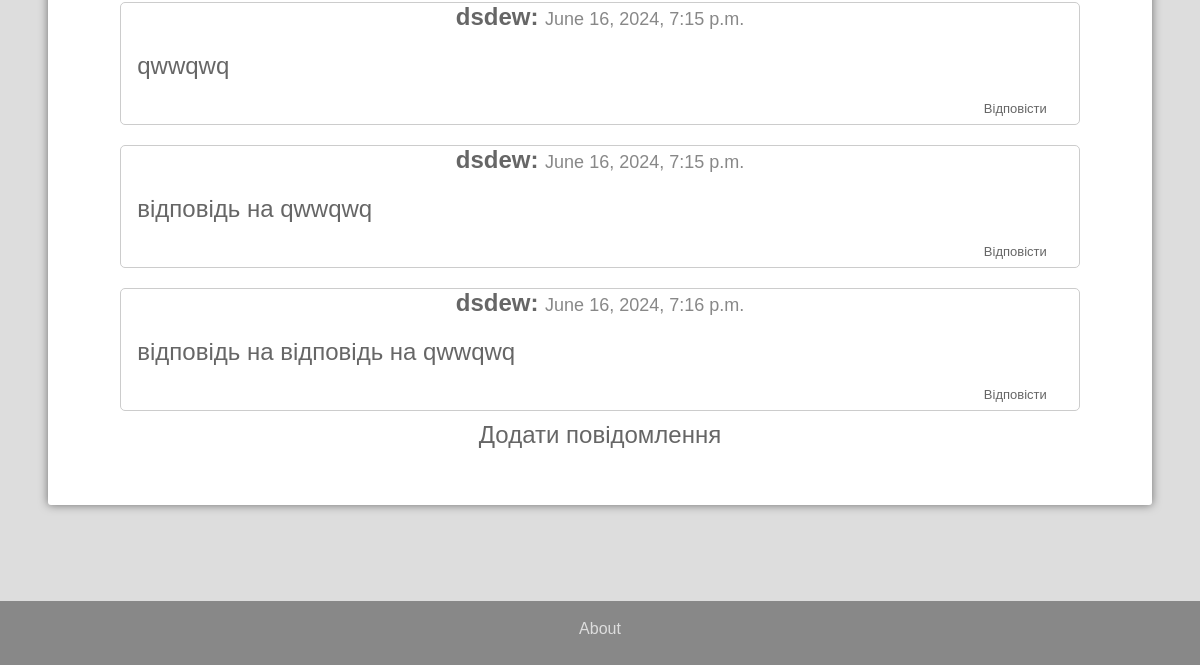
The app's page /chat/1/messages/ (lower part), older data.
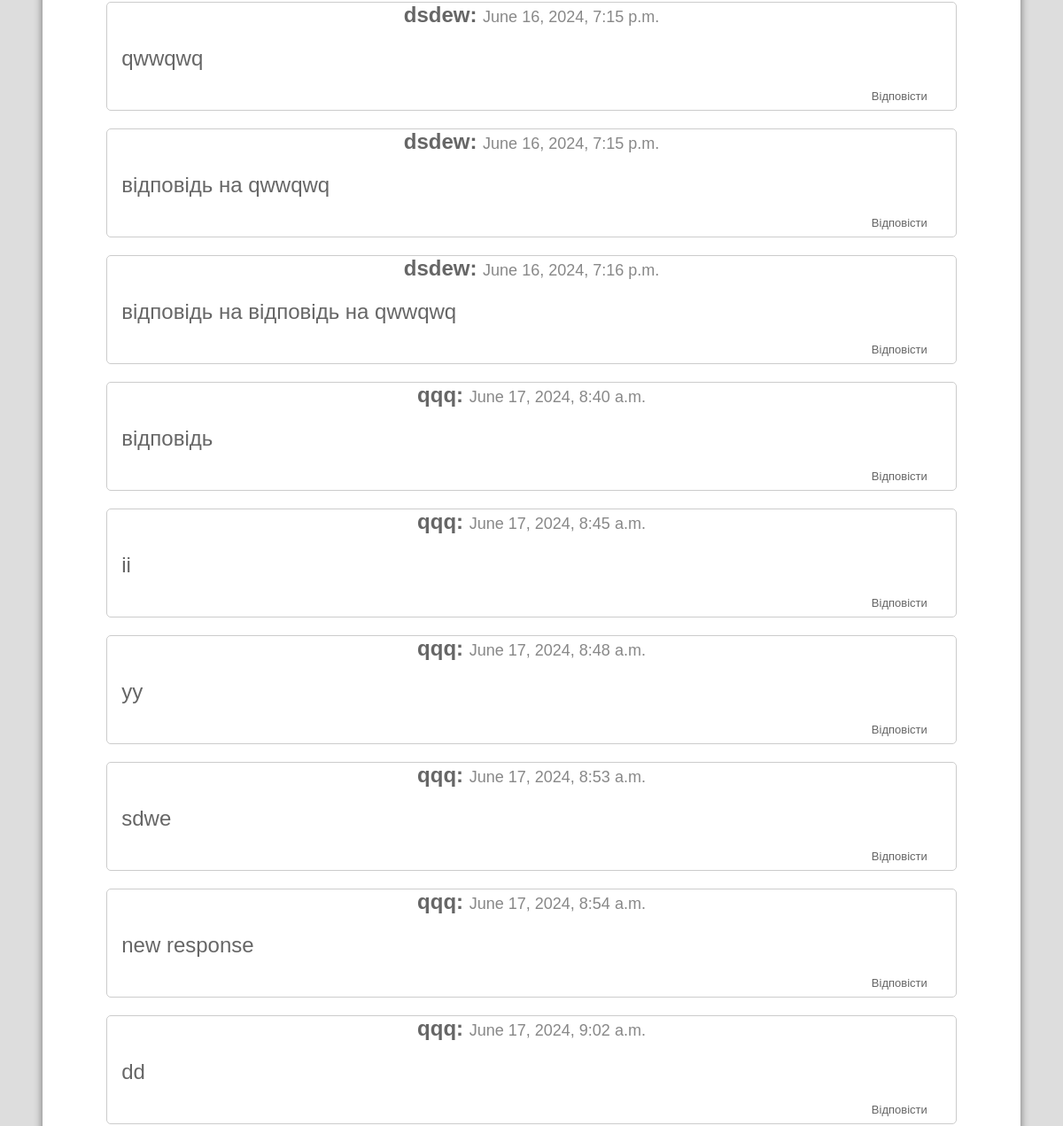
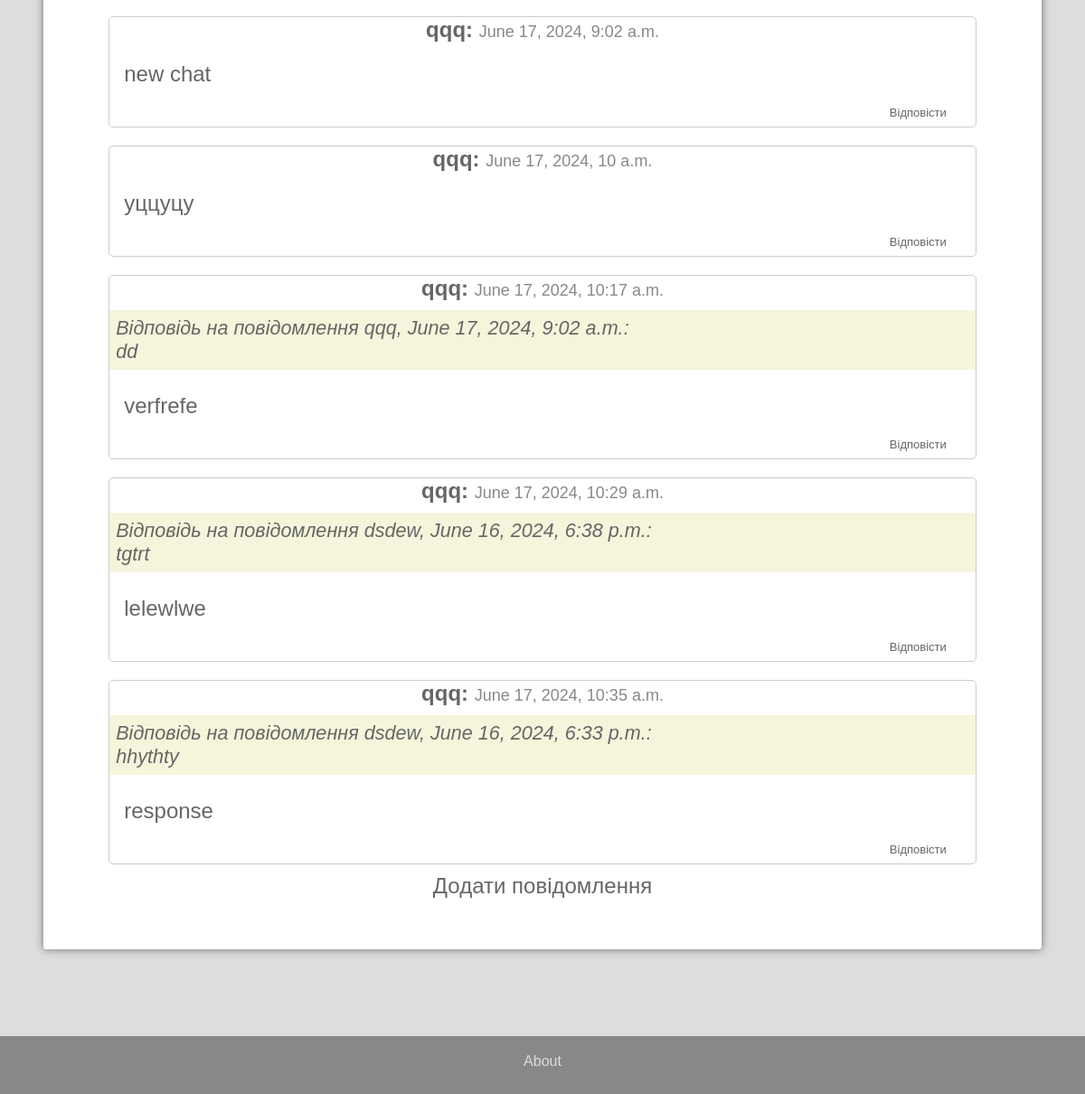
The same page, newer data (2 pictures, top to bottom).
### chat/models.py (models this page shows, shortened)
class Message(models.Model):
    chat = models.ForeignKey(Chat, on_delete=models.CASCADE, related_name='messages')
    author = models.ForeignKey(User, on_delete=models.CASCADE)
    content = models.TextField()
    timestamp = models.DateTimeField(auto_now_add=True)
    reply_to = models.ForeignKey('self', on_delete=models.SET_NULL, blank=True, null=True, related_name='replies')

### chat/views.py (the view)
# urls.py: path('<int:pk>/messages/', views.MessageListView.as_view(), name='message_list'),
class MessageListView(ListView):
    model = Message
    template_name = 'chat/message_list.html'
    def get_context_data(self, **kwargs):
        context = super().get_context_data(**kwargs)
        chat = get_object_or_404(Chat, pk=self.kwargs['pk'])
        context['chat'] = chat
        return context

### chat/templates/chat/message_list.html (shortened to what this page needs)
{% extends 'chat/base.html' %}
{% block main_content %}
    {% for message in object_list %}
      <div class="message">
        <span class="message-author"><strong>{{ message.author.username }}:</strong></span>
        <span class="message-timestamp"><small>{{ message.timestamp }}</small></span>
        {% if message.reply_to %}
          <p class="message-reply"><em>Відповідь на повідомлення {{message.reply_to.author}}, {{message.reply_to.timestamp}}:<br>{{ message.reply_to.content }}</em></p>
        {% endif %}
        <p class="message-content">{{ message.content }}</p>
        <a class="message-response" href="{% url 'chat:message_create' chat.pk %}?reply_to={{ message.id }}">Відповісти</a>
      </div>
    {% endfor %}
  <a href="{% url 'chat:message_create' chat.pk %}">Додати повідомлення</a>
{% endblock main_content %}

### chat/templates/chat/base.html
{% extends 'portal/layout.html' %}
{% load static %}
{% block head %}
    <link rel="stylesheet" href="{% static 'chat/css/style.css' %}" >
{% endblock head %}

### portal/templates/portal/layout.html (shortened to what this page needs)
{% load static %}
<!DOCTYPE html>
<html lang="en">
<head>
    <link rel="stylesheet" href="{% static 'portal/css/style.css' %}" >
    {% block head %}{% endblock head %}
</head>
<body class="flex-container">
    <div class="body-wrap">
        <div class="main-container">
            {% block main_content %}{% endblock main_content %}
        </div>
    </div>
    <div class="footer-wrap">
        <a href="{% url 'blog:about' %}">About</a>
    </div>
</body>
</html>

### portal/static/portal/css/style.css (style rules this page uses)
body { font-family: sans-serif; margin: 0; padding: 0; background-color: #ddd; min-height: 100vh; display: flex; flex-direction: column; }
a { color: #666; margin: 0 2rem 0.5rem; text-decoration: none; }
.body-wrap { display: flex; flex-direction: row; margin: 0; min-height: 100hv; flex: 1 10 100%; }
.footer-wrap { margin-top: 4rem; background-color: #888; min-height: 4rem; display: flex; flex-direction: row; align-items: center; justify-content: center; }
.footer-wrap a { color: #ddd; }
.main-container { font-size: 1.5rem; display: flex; align-items: center; flex-direction: column; justify-content: flex-start; flex: 1 1 80%; margin: 2rem 3rem; background-color: white; border-radius: 3px; box-shadow: 0px 0px 10px 0px rgba(0, 0, 0, 0.5); padding: 3rem; }
.message { color: #666; text-align: center; }
.flex-container { display: flex; flex-direction: column; }

### chat/static/chat/css/style.css (style rules this page uses)
.message { border: 1px solid #ccc; margin: 10px 0; border-radius: 5px; width: 95%; }
.message-author { font-weight: bold; }
.message-content { text-align: start; font-family: 'Arial', sans-serif; margin: 5px 0; padding: 1rem; }
.message-timestamp { font-size: 0.9em; color: #888; }
.message-reply { background-color: beige; font-size: 0.9em; color: #666; margin: 10px 0; padding: 7px; text-align: start; }
.message-response { text-align: end; font-size: small; transform: none; display: block; margin-right: 0 1rem 1rem auto; }

Row changes from the older to the newer data that the page shows:
added Message: author.username "qqq", timestamp "June 17, 2024, 8:40 a.m.", content "відповідь"
added Message: author.username "qqq", timestamp "June 17, 2024, 8:45 a.m.", content "іі"
added Message: author.username "qqq", timestamp "June 17, 2024, 8:48 a.m.", content "уу"
added Message: author.username "qqq", timestamp "June 17, 2024, 8:53 a.m.", content "sdwe"
added Message: author.username "qqq", timestamp "June 17, 2024, 8:54 a.m.", content "new response"
added Message: author.username "qqq", timestamp "June 17, 2024, 9:02 a.m.", content "dd"
added Message: author.username "qqq", timestamp "June 17, 2024, 9:02 a.m.", content "new chat"
added Message: author.username "qqq", timestamp "June 17, 2024, 10 a.m.", content "уццуцу"
added Message: author.username "qqq", timestamp "June 17, 2024, 10:17 a.m.", reply_to.author "qqq", reply_to.timestamp "June 17, 2024, 9:02 a.m.", reply_to.content "dd", content "verfrefe"
added Message: author.username "qqq", timestamp "June 17, 2024, 10:29 a.m.", reply_to.author "dsdew", reply_to.timestamp "June 16, 2024, 6:38 p.m.", reply_to.content "tgtrt", content "lelewlwe"
added Message: author.username "qqq", timestamp "June 17, 2024, 10:35 a.m.", reply_to.author "dsdew", reply_to.timestamp "June 16, 2024, 6:33 p.m.", reply_to.content "hhythty", content "response"
